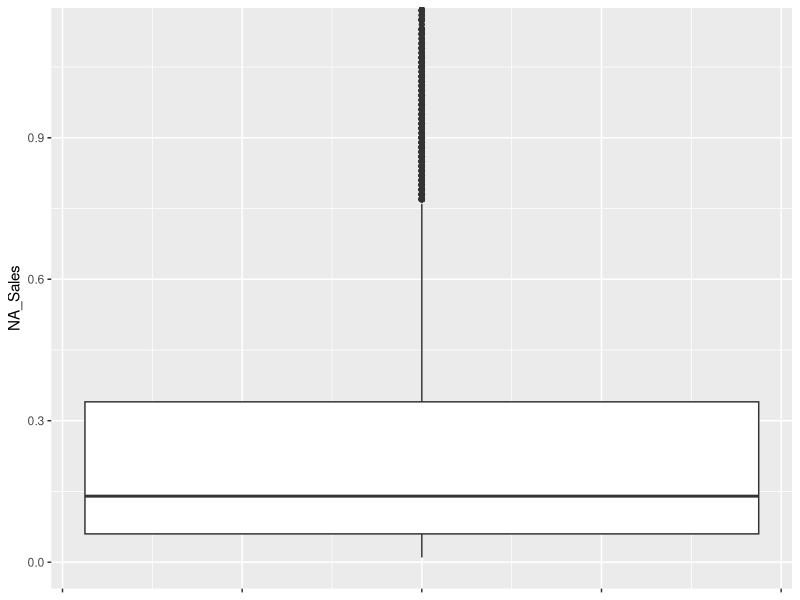
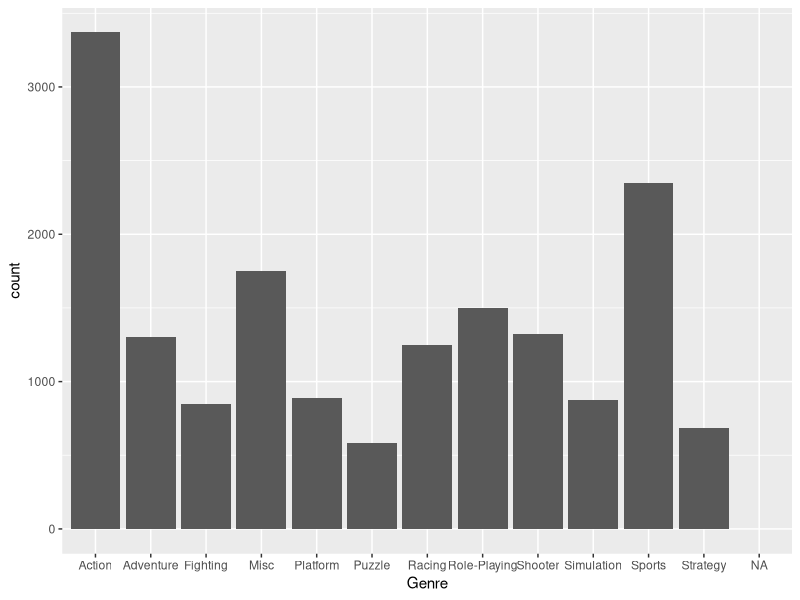
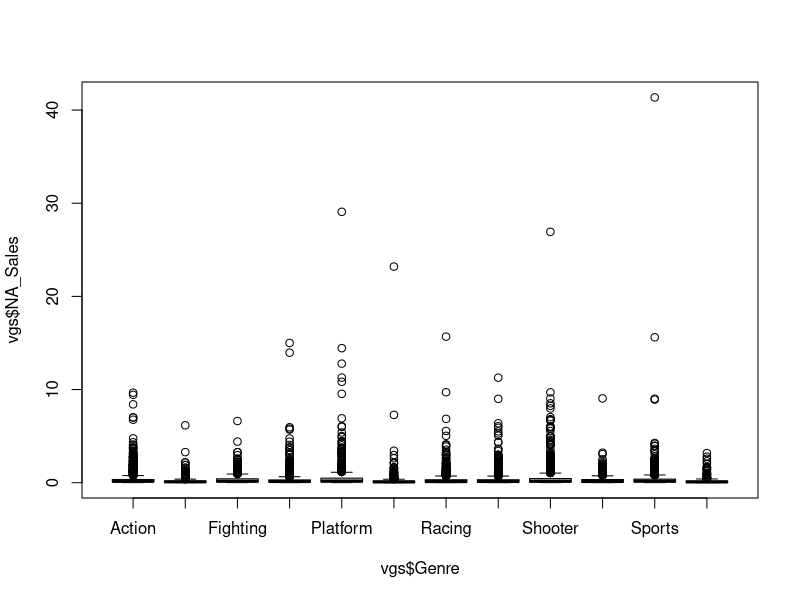
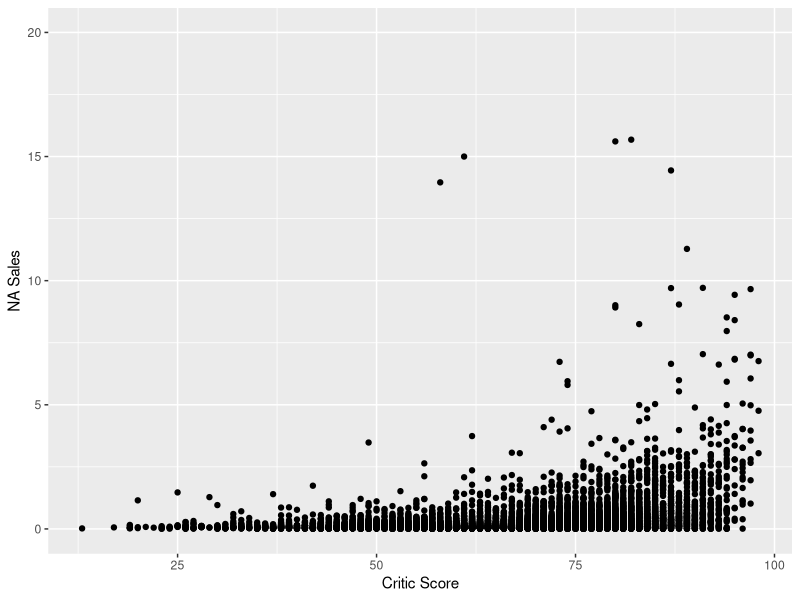

These charts were generated, in order, by the following R code:
## ---- chunk 1
#Loading Libraries
library(tidyverse)

#Loading Dataset
vgs <- read.csv('replaced variables.csv')

#Transforming variables to appropriate data types
vgs$NA_Sales<-as.numeric(vgs$NA_Sales)
vgs$EU_Sales<-as.numeric(vgs$EU_Sales)
vgs$JP_Sales<-as.numeric(vgs$JP_Sales)
vgs$Other_Sales<-as.numeric(vgs$Other_Sales)
vgs$Platform <- as.factor(vgs$Platform)
vgs$Publisher <- as.factor(vgs$Genre)
vgs$Genre <- as.factor(vgs$Genre)
vgs$Developer <- as.factor(vgs$Developer)
vgs$Rating <- as.factor(vgs$Rating)
vgs$Year_of_Release <- as.factor(vgs$Year_of_Release)
vgs$User_Score <- as.numeric(vgs$User_Score)
vgs$Name <- as.character(vgs$Name)
vgs$User_Score <- vgs$User_Score * 10

#Replacing empty entries with NA
vgs$Rating[vgs$Rating %in% c("")]<- NA
vgs$Rating <-factor(vgs$Rating)
vgs$Developer[vgs$Developer %in% c("")]<- NA
vgs$Developer <-factor(vgs$Developer)
vgs$Genre[vgs$Genre %in% c("")]<- NA
vgs$Genre <-factor(vgs$Genre)
## ---- chunk 2
summary(vgs$NA_Sales, na.rm = TRUE) # summarize the variable NA_Sales
sd(vgs$NA_Sales, na.rm = TRUE) # find the standard deviation
IQR(vgs$NA_Sales, na.rm = TRUE) # find the IQR
nasmildthreshold = (.28*1.5) + .28 # mild threshold
print(nasmildthreshold)
nasmaxthreshold = (.28*3) + .28 # extreme threshold
print(nasmaxthreshold)
sum(vgs$NA_Sales>nasmaxthreshold, na.rm = TRUE) # number of observations above the max threshold
ggplot(data = vgs, aes(y = NA_Sales)) + geom_boxplot() + coord_cartesian(ylim = c(0, 1.12))+
  theme(axis.text.x = element_blank())
## ---- chunk 3
#replacing the blank spaces with NA
vgs$Genre[vgs$Genre %in% c("")]<- NA
#creating the frequency table
freq_genre <- table(vgs$Genre)
#creating the relative frequency table
rel_freq_genre <- table(vgs$Genre)/nrow(vgs)
#plotting the frequency of each genre
ggplot(data = vgs) + geom_bar(mapping = aes(x = Genre))
## ---- chunk 4

## ---- chunk 5
summary(vgs$NA_Sales)
table(vgs$NA_Sales)
table(vgs$Genre)
boxplot(vgs$NA_Sales~vgs$Genre)
## ---- chunk 6
ggplot(vgs, aes(Critic_Score, NA_Sales)) + geom_point() +ylab('NA Sales') + xlab('Critic Score') + ylim(0, 20)
